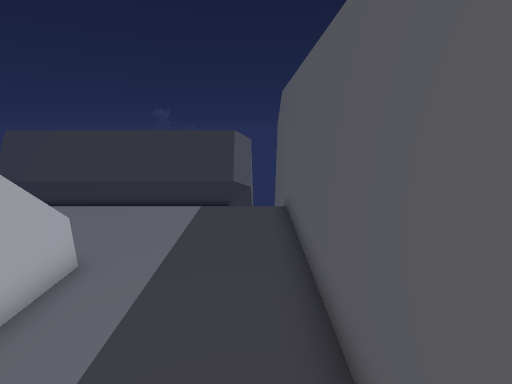
[1] (above)

15 first-person views from a walk through a Unity game level. The camera is 1.5 m above the floor, tilts 14° down and sees 90° across. The floor is counted in squares, 0.5 m on a side. Each view is taken from the middle of a square. On the plan, view 1 faces up. The plan holds only what a view shows up to about 19 squares ahead; the rest is blank. The place goes on beyond the plan. The player is left out.

[2]
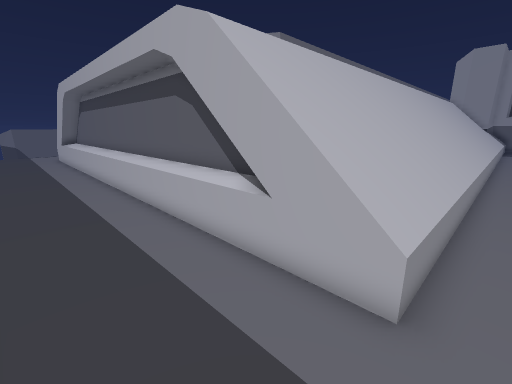

[3]
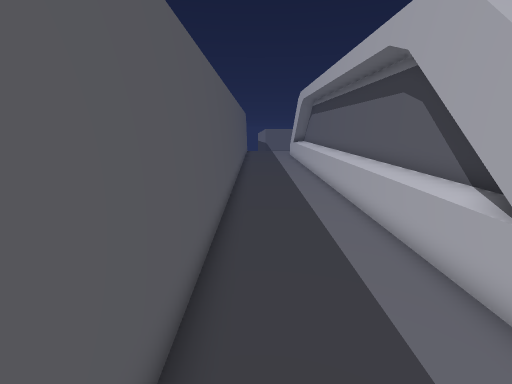

[4]
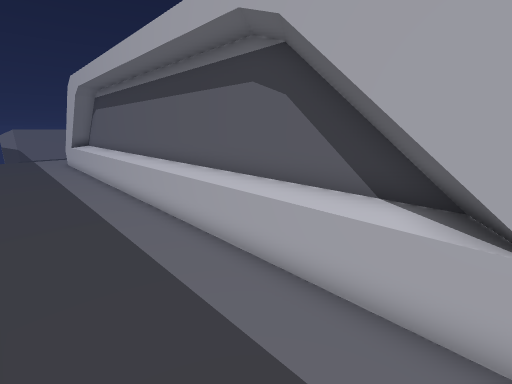

[5]
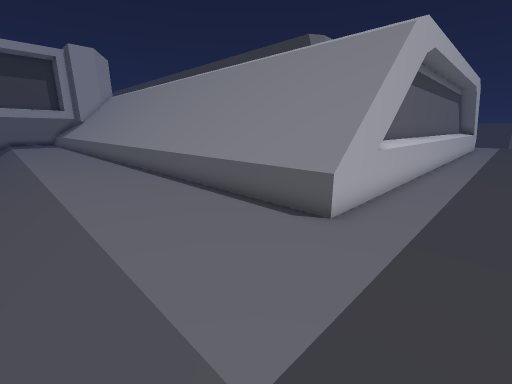

[6]
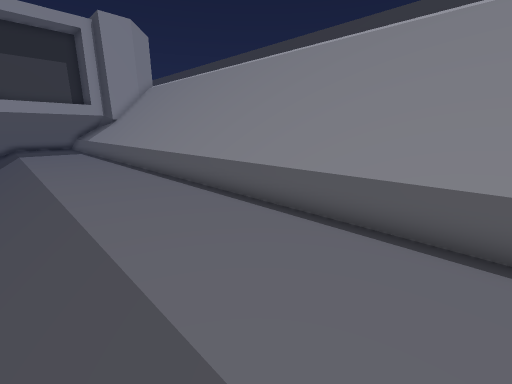

[7]
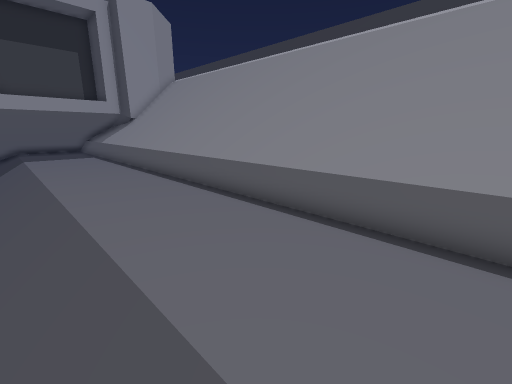

[8]
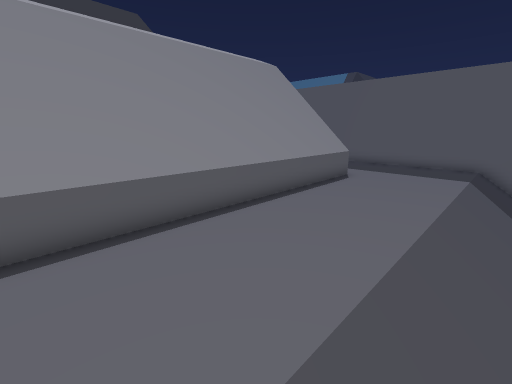

[9]
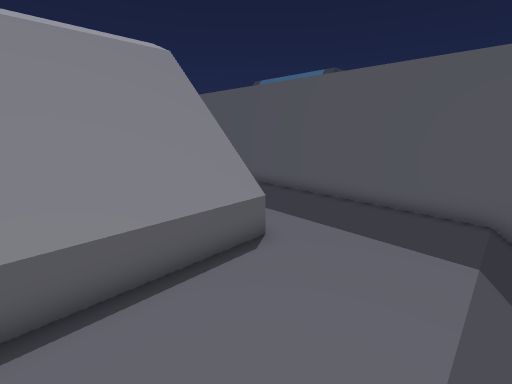

[10]
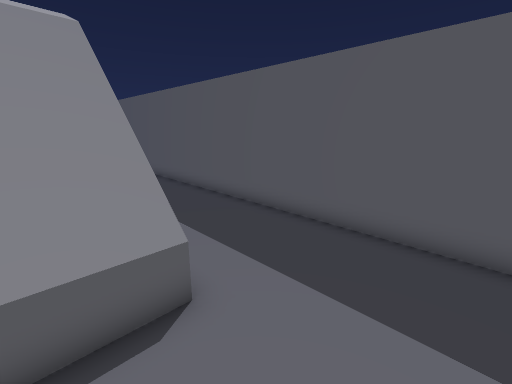

[11]
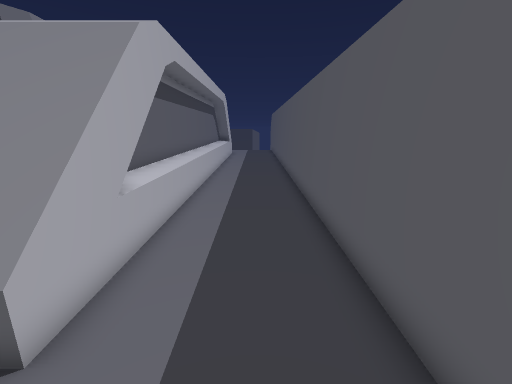

[12]
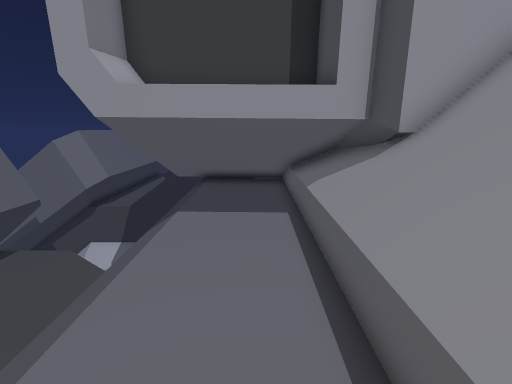

[13]
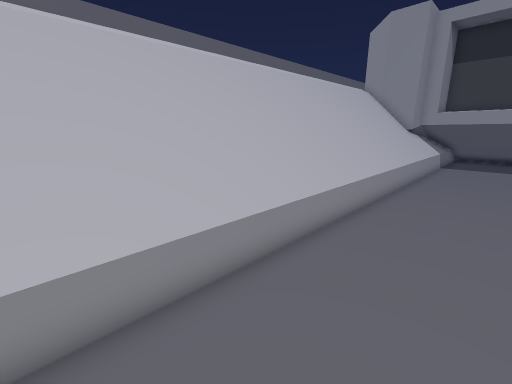

[14]
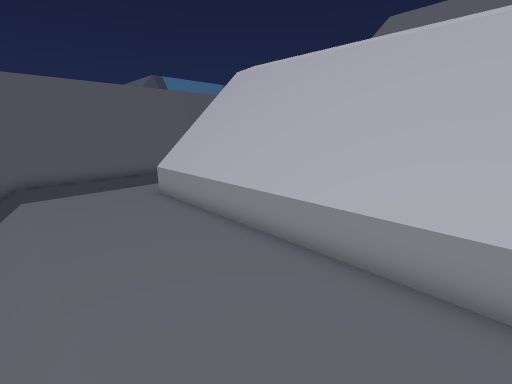

[15]
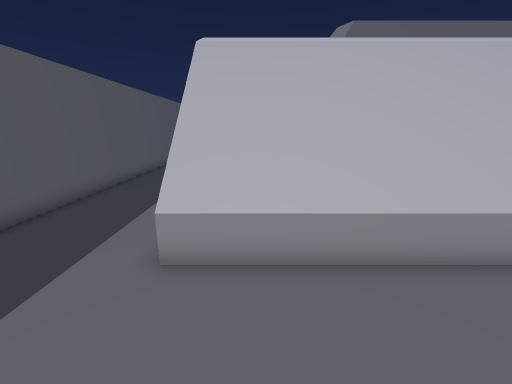

### Floor plan
Key: @ floor where view 1 was taken; # wall or solid block; . floor; / step, stairs or slope; = window, fence, low wall or low ledge; ^ raised ledge; v drop or lower ground.
Columns run from 40 left of view 1 to 2 right of it. Each row starts with its distance up from view 1.
 13                                          v
 12                                          v
 11                                          #
 10                          /  /////////////##
  9     ...................  . ..............#
  8    #....................  ...............#
  7    #.....................................#
  6    #.....................................#
  5    #^^^^^^^^^^^^^^^^^^^^^^^^^^^^^^^^^....#
  4    #^^^^^^^^^^^^^^^^^^^^^^^^^^^^^^^^^....#
  3     #^^^^^^^^^^^^^^^^^^^^^^^^^^^^^^^^....#
  2                                    ##....#
  1                                    ##....#
  0                                    #=...@#
 -1                                    #^....#
 -2                                    #^....#
 -3                                    #^....#
 -4                                    #^....#
 -5                                    #^....#
 -6                                    #^....#
 -7                                    #^....#
 -8                                    #^....#
 -9                                    #^....#
-10                                    #^....#
-11                                    #^....#
-12                                    #^....#
-13                                    #^....#
-14                                    #^....#
-15                                    #^....#
-16                                    #^....#
-17                                    #^....#
-18                                    #^....#
-19                                    #=....#
-20                                    ##....#
-21                                    ##....#
-22     #^^^^^^^^^^^^^^^^^^^^^^^^^^^^^^^^....#
-23    ##^^^^^^^^^^^^^^^^^^^^^^^^^^^^^^^^....#
-24    #^^^^^^^^^^^^^^^^^^^^^^^^^^^^^^^^^....#
-25    #.....................................#
-26    #.....................................#
-27    #.....................................#
-28   ##.....................................#
-29  ###.....................................#
-30 ###//////////////////////////////////////##
-31                    v   v     v    v

Where each view was taken, in squares from view 1:
view 1: 0 up, 0 right, facing up
view 2: 6 up, 0 right, facing down-left
view 3: 6 up, 0 right, facing down
view 4: 2 up, 0 right, facing down-left
view 5: 30 down, 1 left, facing up-left
view 6: 30 down, 12 left, facing up-left
view 7: 30 down, 16 left, facing up-left
view 8: 30 down, 16 left, facing up-right
view 9: 29 down, 9 left, facing up-right
view 10: 28 down, 6 left, facing up-right
view 11: 27 down, 1 left, facing up
view 12: 26 down, 30 left, facing left
view 13: 9 up, 15 left, facing down-left
view 14: 10 up, 15 left, facing down-right
view 15: 10 up, 6 left, facing down
